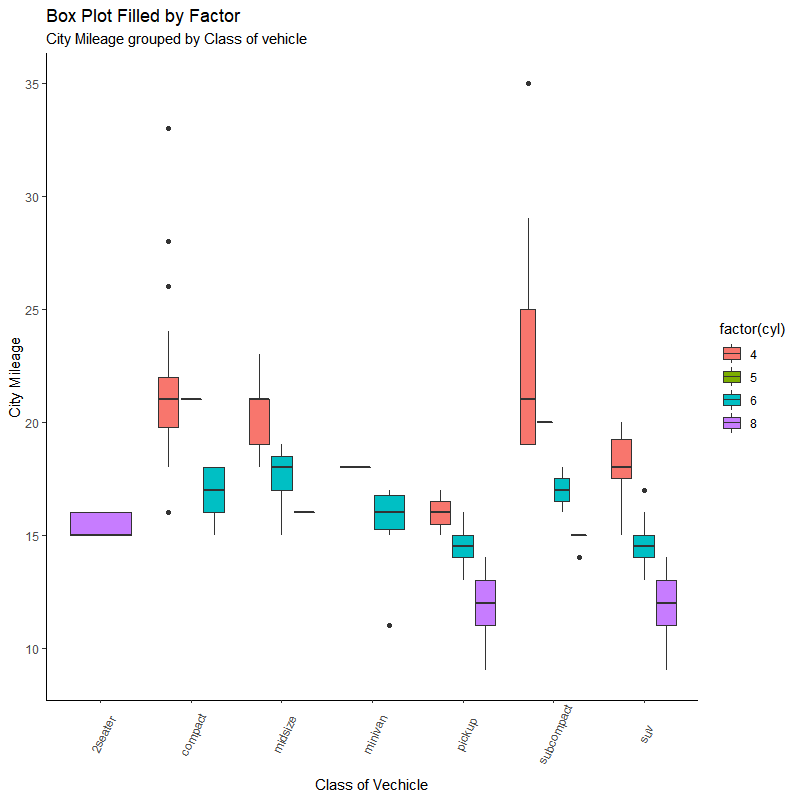

Source code (R):
### BOX PLOT - FILLED BY FACTOR ###

# Import ggplot2 package
library(ggplot2)                                 

# Pre-set the classic theme
theme_set(theme_classic())                       

gg <- ggplot(data = ,                             # name the plot variable and load data set
             aes(x = ,                            # set the x variable (must be categorical)
                 y = ))                           # set the y variable (must be numerical)

gg + geom_boxplot(aes(fill = factor())) +         # type in the fill variable (factor)
  theme(axis.text.x = element_text(angle = ,      # set the x-axis text angle
                                   vjust = )) +   # vjust shifts the x-axis text vertically
  labs(title = "",                                # type in the plot title
       subtitle = "",                             # type in the plot subtitle
       x = "",                                    # type in the x-axis title
       y = "")                                    # type in the y-axis title

# EXAMPLE

library(ggplot2)
theme_set(theme_classic())

gg <- ggplot(data = mpg,
             aes(x = class,
                 y = cty))

gg + geom_boxplot(aes(fill = factor(cyl))) +
  theme(axis.text.x = element_text(angle = 65,
                                   vjust = 0.6)) +
  labs(title = "Box Plot Filled by Factor",
       subtitle = "City Mileage grouped by Class of vehicle",
       x = "Class of Vechicle",
       y = "City Mileage")
